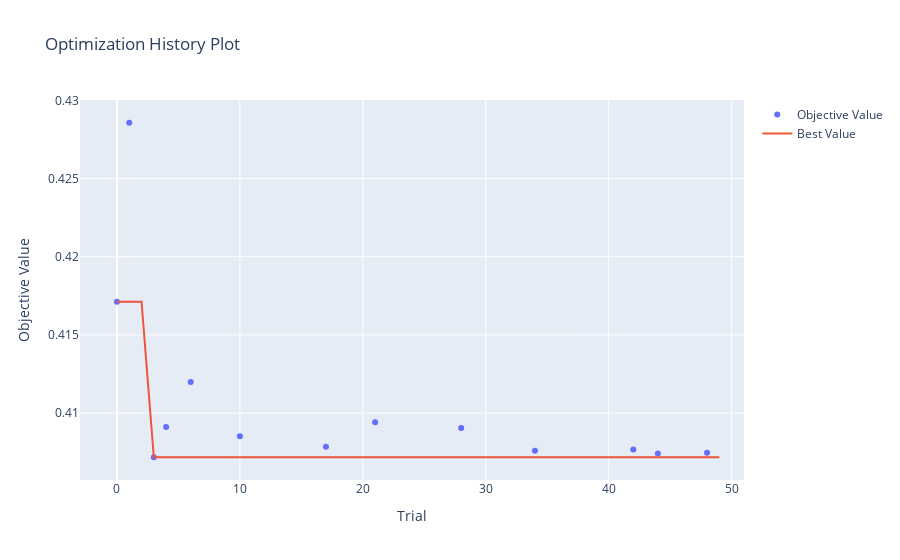

Notebook code cell kept with this figure:
### Code cell
ov.plot_optimization_history(GradientBoostingRegressor_study)

### Figure 1 — Plotly figure (JSON) as saved in the notebook; plotly's stock layout.template omitted (floating-point values rounded to 4 significant figures)
{"data": [{"mode": "markers", "name": "Objective Value", "type": "scatter", "x": [0, 1, 3, 4, 6, 10, 17, 21, 28, 34, 42, 44, 48], "y": [0.4171, 0.4286, 0.4072, 0.4091, 0.412, 0.4085, 0.4078, 0.4094, 0.4091, 0.4076, 0.4077, 0.4074, 0.4075]}, {"mode": "lines", "name": "Best Value", "type": "scatter", "x": [0, 1, 2, 3, 4, 5, 6, 7, 8, 9, 10, 11, 12, 13, 14, 15, 16, 17, 18, 19, 20, 21, 22, 23, 24, 25, 26, 27, 28, 29, 30, 31, 32, 33, 34, 35, 36, 37, 38, 39, 40, 41, 42, 43, 44, 45, 46, 47, 48, 49], "y": [0.4171, 0.4171, 0.4171, 0.4072, 0.4072, 0.4072, 0.4072, 0.4072, 0.4072, 0.4072, 0.4072, 0.4072, 0.4072, 0.4072, 0.4072, 0.4072, 0.4072, 0.4072, 0.4072, 0.4072, 0.4072, 0.4072, 0.4072, 0.4072, 0.4072, 0.4072, 0.4072, 0.4072, 0.4072, 0.4072, 0.4072, 0.4072, 0.4072, 0.4072, 0.4072, 0.4072, 0.4072, 0.4072, 0.4072, 0.4072, 0.4072, 0.4072, 0.4072, 0.4072, 0.4072, 0.4072, 0.4072, 0.4072, 0.4072, 0.4072]}, {"marker": {"color": "#cccccc"}, "mode": "markers", "name": "Infeasible Trial", "showlegend": false, "type": "scatter", "x": [], "y": []}], "layout": {"title": {"text": "Optimization History Plot"}, "xaxis": {"title": {"text": "Trial"}}, "yaxis": {"title": {"text": "Objective Value"}}}}
